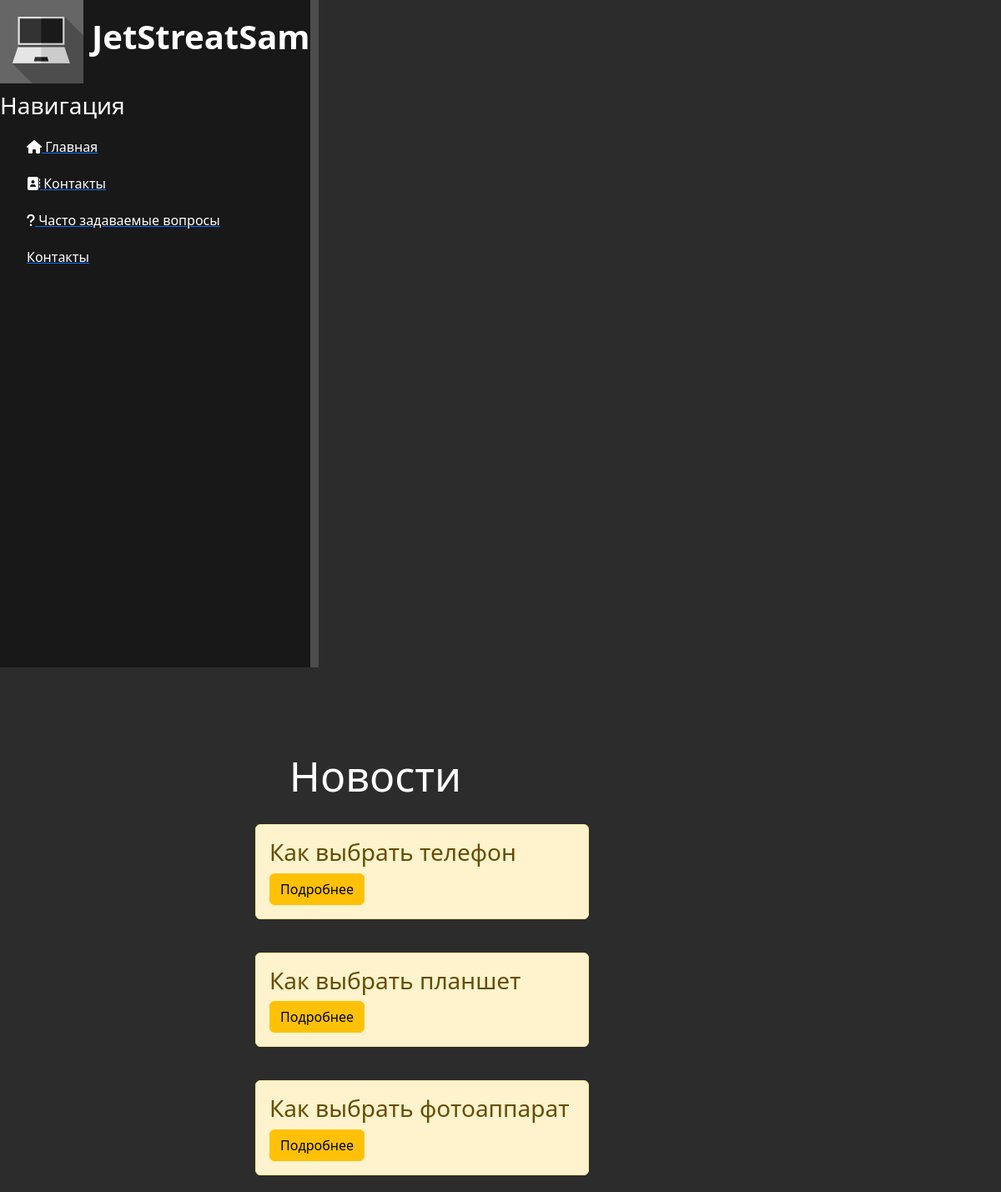
Page /news/ on the committed database.
### news/models.py (models this page shows, shortened)
class Artiles(models.Model):
    title = models.CharField('Название', max_length=100)
    anons = models.CharField('Анонс', max_length=1000)
    full_text = models.TextField('Статья')
    date = models.DateTimeField('Дата публикации')
    class Meta:
        verbose_name = 'Вопросы'
        verbose_name_plural = 'Вопросы'

### news/views.py (the view)
# urls.py: path( '', views.news_home, name='news_home'),
def news_home(request):
    news = Artiles.objects.order_by('date')
    return render (request, 'news/news_home.html', {'news': news})

### news/templates/news/news_home.html (shortened to what this page needs)
{% extends 'main/layout.html' %}
{% block content %}
    <div class="features">
        <h1>Новости</h1>
        {% if news%}
            {% for el in news %}
            <div class="alert alert-warning">
                <h3>{{ el.title}} </h3>
                <a href="{% url 'news-detail' el.id %}" class="btn btn-warning">Подробнее</a>
                </div>
            {% endfor %}
        {% else %}
        <p>Новостей нет</p>
        {% endif %}
    </div>
{% endblock %}

### main/templates/main/layout.html (shortened to what this page needs)
{% load static %}
<!doctype html>
<html lang="ru">
<head>
    <link rel="stylesheet" href="https://cdn.jsdelivr.net/npm/bootstrap@5.3.2/dist/css/bootstrap.min.css">
    <link rel="stylesheet" href="{% static 'main/css/main.css' %}">
    <link rel="stylesheet" href="https://use.fontawesome.com/releases/v6.5.2/css/all.css">
</head>
<body>
    <aside>
        <img src="{% static 'main/img/logo.png' %}" alt="Лого">
        <span class="logo"> JetStreatSam </span>
        <h3>Навигация</h3>
        <ul>
            <a href="{% url 'home' %}"><li><i class="fa-solid fa-house"></i> Главная</li></a>
            <a href="{% url 'about' %}"><li><i class="fa-solid fa-address-book"></i> Контакты </li></a>
            <a href="{% url 'news_home' %}"><li><i class="fa-solid fa-question"></i> Часто задаваемые вопросы </li></a>
            <a href=""><li> Контакты</li></a>
        </ul>
    </aside>
    <main>
        {% block content %}
        {% endblock %}
    </main>
</body>
</html>

### main/static/main/css/main.css (style rules this page uses)
body { background: #2c2c2c; }
aside { float: left; background: #181818; width: 20% padding: 2.5%; height: 100vh; color: #fff; border-right: 10px solid #4d4d4d; }
aside img { width: 100px; float: left; }
aside .logo { font-size: 40px; margin-left: 10px; font-weight: bold; position: relative; top: 14px; }
aside h3 { margin-top: 50px; font-size: 28px; }
aside ul { list-style: none }
aside ul li { color: #fff; display: block; margin-top: 20px; transition: transform .6s ease; }
main .features { float: left; color: #fff; margin-top: 100px; text-align: center; width: 75%; }
main .features h1 { font-size: 50px; }
.alert-warning { float: left; clear: both; width: 400px; margin: 20px 34%; text-align: left; }

### rows in the picture
Artiles: title "Как выбрать телефон"
Artiles: title "Как выбрать планшет"
Artiles: title "Как выбрать фотоаппарат"
